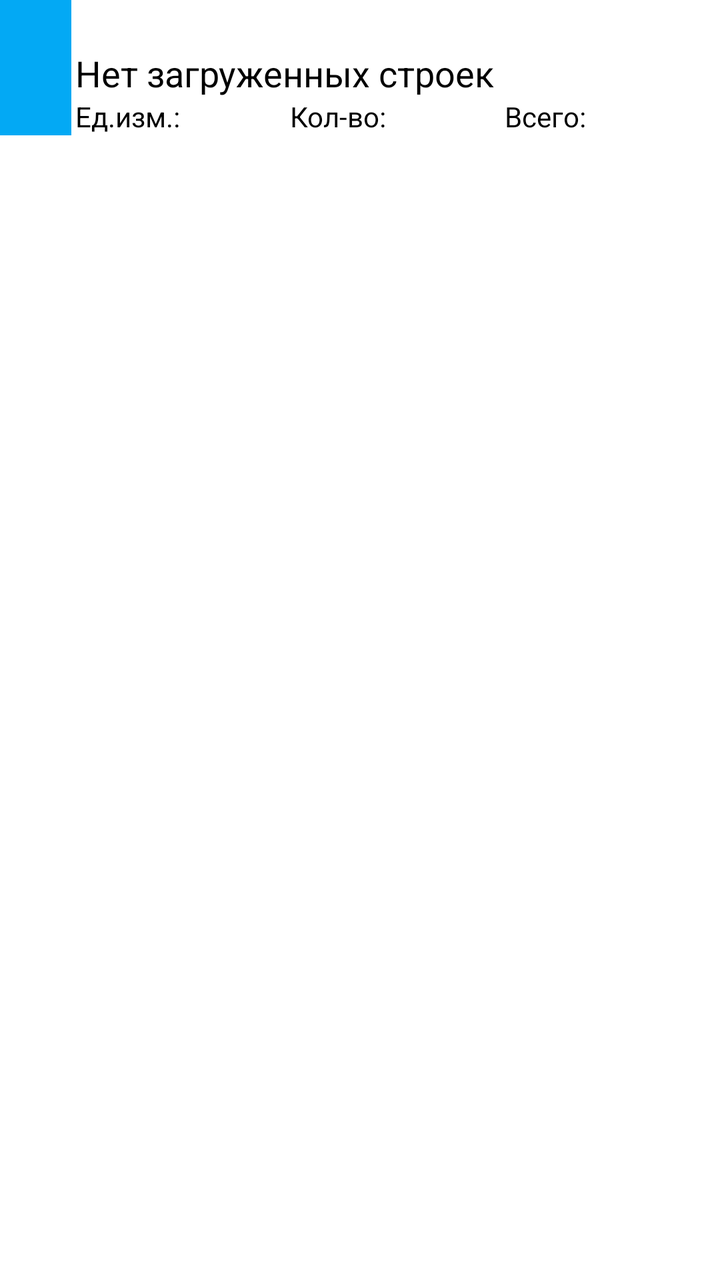
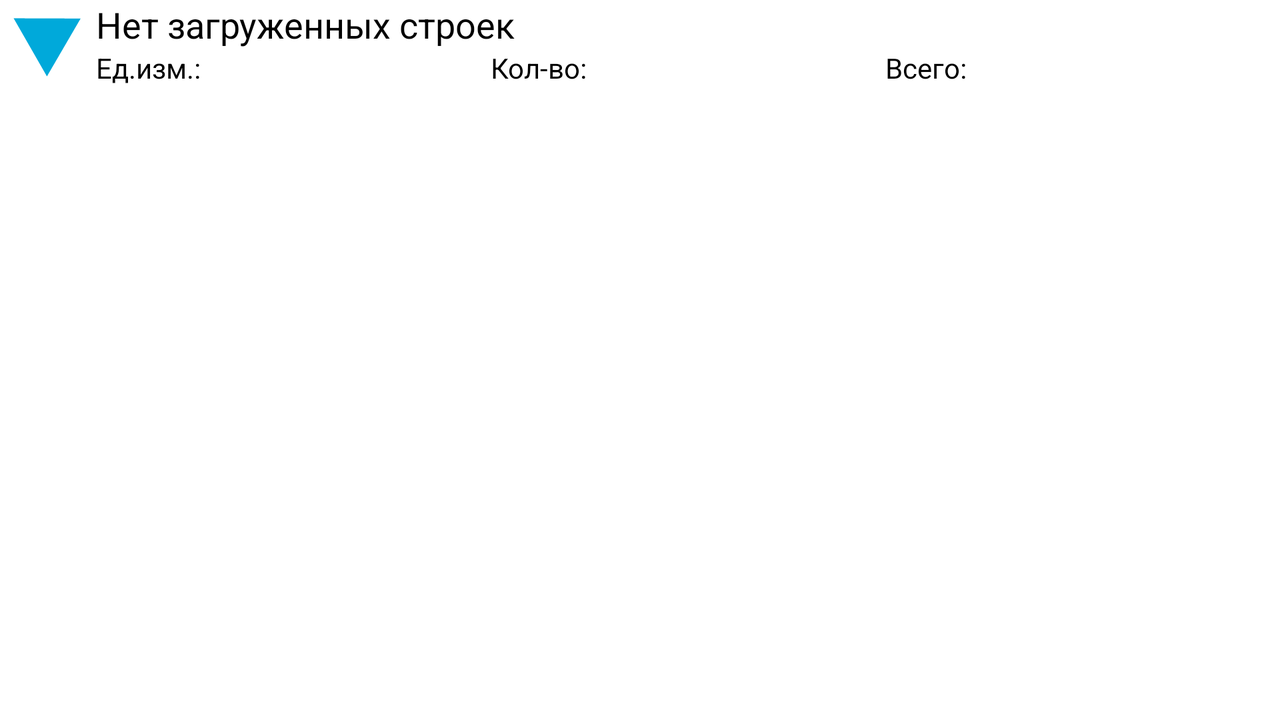

The same Android screen from two of the app's own layout files: first res/layout/ as a phone draws it, then the author's variant for another configuration, drawn on a device whose configuration selects that folder. Both files follow.
<!-- AndroidManifest.xml: application theme AppTheme -->
<!-- res/layout/works_shower_item.xml -->
<?xml version="1.0" encoding="utf-8"?>
<LinearLayout xmlns:android="http://schemas.android.com/apk/res/android"
    android:layout_width="match_parent"
    android:layout_height="match_parent"
    android:orientation="vertical" >
    
    <LinearLayout
        android:id="@+id/worklayout"
        android:layout_width="match_parent"
        android:layout_height="wrap_content"
        android:orientation="horizontal" >

         <LinearLayout
	        android:id="@+id/imgLayout"
	        android:layout_width="wrap_content"
	        android:layout_height="match_parent"
	        android:gravity="center_vertical"
	        android:visibility="gone"
	        android:orientation="vertical" >
	        <ImageView
		       android:id="@+id/imgExpColl"
		       android:layout_width="wrap_content"
		       android:layout_height="wrap_content"
		       android:src="@drawable/expand" />
	    </LinearLayout>	            
        
        <LinearLayout
		    android:id="@+id/NPPLayout"
		    android:layout_width="0dp"
		    android:layout_height="match_parent"
		    android:gravity="center_vertical"
		    android:layout_marginRight="2dp"
		    android:layout_weight="1"
		    android:background="@color/mainActivityColor"		        
		    android:orientation="vertical" >
		        
	         <TextView
		        android:id="@+id/workNPP"
		        android:layout_width="wrap_content"
		        android:layout_height="wrap_content"
		        android:ellipsize="none"
		        android:singleLine="false"
		        android:layout_gravity="center"
		        android:textColor="@android:color/black"
		        android:text=""	            
		        android:textSize="18sp" />
	            
		</LinearLayout> 
         
        <LinearLayout
	        android:id="@+id/dataLayout"
	        android:layout_width="0dp"
	        android:layout_height="match_parent"
	        android:layout_weight="9"
	        android:orientation="vertical" >
	        
            <LinearLayout
		        android:id="@+id/mainInfoLayout"
		        android:layout_width="match_parent"
		        android:layout_height="wrap_content"
		        android:gravity="center_vertical"
		        android:orientation="vertical" >	                           
		        
		        <LinearLayout
			        android:id="@+id/cipherLayout"
			        android:layout_width="match_parent"
			        android:layout_height="match_parent"
			        android:gravity="center_vertical"
			        android:layout_marginRight="2dp"			        
			        android:orientation="vertical" >
			        
		             <TextView
			            android:id="@+id/workCipher"
			            android:layout_width="wrap_content"
			            android:layout_height="wrap_content"
			            android:ellipsize="none"
					    android:singleLine="false"
			            android:layout_gravity="left"
			            android:textColor="@android:color/black"
			            android:text=""	            
			            android:textSize="18sp" />
		            
			    </LinearLayout> 
                
		        <LinearLayout
			        android:id="@+id/nameLayout"
			        android:layout_width="match_parent"
			        android:layout_height="match_parent"
			        android:gravity="center_vertical"			               
			        android:orientation="vertical" >
		        
			        <TextView
			            android:id="@+id/workName"
			            android:layout_width="wrap_content"
			            android:layout_height="wrap_content"
			            android:ellipsize="none"
					    android:singleLine="false"
			            android:layout_gravity="left"
			            android:textColor="@android:color/black"
			            android:text="@string/NoLoadedProj"	            
			            android:textSize="18sp" />
		        </LinearLayout>
		    </LinearLayout>    
	
	        <LinearLayout
	            android:id="@+id/layoutMainDescript"
	            android:layout_width="match_parent"
	            android:layout_height="wrap_content"
	            android:orientation="horizontal" >
	
	            <LinearLayout
		            android:layout_width="0dp"
		            android:layout_weight="1"
		            android:layout_height="wrap_content" 
		            android:orientation="horizontal"
		            android:id="@+id/layoutMeas"
		            >
		            <TextView
		                android:id="@+id/worksMeasured"		               
		                android:textColor="@android:color/black"
		                android:layout_height="wrap_content"
		                android:layout_width="wrap_content" 	                
		                android:text="@string/pos_measured" />
		
		            <TextView
		                android:id="@+id/worksMeasuredValue"
		                android:layout_width="wrap_content"
		                android:textColor="@android:color/black"
		                android:layout_height="wrap_content"
		                android:text="" />
	            </LinearLayout>
	            
	            <LinearLayout
	                android:id="@+id/layoutCount"
		            android:layout_width="0dp"
		            android:layout_weight="1"		            
		            android:layout_height="wrap_content" 
		            android:orientation="horizontal">
		            <TextView
		                android:id="@+id/worksCount"		                
		                android:textColor="@android:color/black"
		                android:layout_height="wrap_content"	
		                android:layout_width="wrap_content"                
		                android:text="@string/pos_сount" />
		
		            <TextView
		                android:id="@+id/worksCountValue"
		                android:layout_width="wrap_content"		                
		                android:textColor="@android:color/black"
		                android:layout_height="wrap_content"
		                android:text="" />	            	            
	            </LinearLayout>
	            
	            <LinearLayout
	                android:id="@+id/layoutTotal"
		            android:layout_width="0dp"
		            android:layout_weight="1"
		            android:layout_height="wrap_content" 
		            android:orientation="horizontal">
	            
		            <TextView
		                android:id="@+id/totalworkstxt"	                
		                android:textColor="@android:color/black"
		                android:layout_height="wrap_content"	
		                android:layout_width="wrap_content"                
		                android:text="@string/worksTotal" />
		
		            <TextView
		                android:id="@+id/workTotalNum"
		                android:layout_width="wrap_content"
		                android:textColor="@android:color/black"
		                android:layout_height="wrap_content"
		                android:text="" />
	            
	            </LinearLayout>
	            
	        </LinearLayout>
	        
        </LinearLayout>
        
    </LinearLayout>   

</LinearLayout>
<!-- resources referenced by this layout -->
<resources>
  <color name="mainActivityColor">#03A9F4</color>
  <!-- drawable expand: png bitmap (drawable-hdpi, 3515 bytes) -->
  <string name="NoLoadedProj">Нет загруженных строек</string>
  <string name="pos_measured">Ед.изм.:</string>
  <string name="worksTotal">Всего:</string>
  <style name="AppTheme" parent="AppBaseTheme">
          
      </style>
  <style name="AppBaseTheme" parent="android:Theme.Light">
          
      </style>
</resources>
<!-- res/layout-land/works_shower_item.xml (the author's variant of the layout above) -->
<!-- drawn on the phone turned sideways -->
<?xml version="1.0" encoding="utf-8"?>
<LinearLayout xmlns:android="http://schemas.android.com/apk/res/android"
    android:layout_width="match_parent"
    android:layout_height="match_parent"
    android:orientation="vertical" >
    
    <LinearLayout
        android:id="@+id/worklayout"
        android:layout_width="match_parent"
        android:layout_height="wrap_content"
        android:orientation="horizontal" >

         <LinearLayout
	        android:id="@+id/imgLayout"
	        android:layout_width="wrap_content"
	        android:layout_height="match_parent"
	        android:gravity="center_vertical"
	        android:orientation="vertical" >
	        <ImageView
		       android:id="@+id/imgExpColl"
		       android:layout_width="wrap_content"
		       android:layout_height="wrap_content"
		       android:src="@drawable/expand" />
	    </LinearLayout>
        <LinearLayout
	        android:id="@+id/dataLayout"
	        android:layout_width="match_parent"
	        android:layout_height="match_parent"
	        android:orientation="vertical" >
	        <TextView
	            android:id="@+id/workName"
	            android:layout_width="wrap_content"
	            android:layout_height="wrap_content"
	            android:ellipsize="none"
			    android:singleLine="false"
	            android:layout_gravity="left"
	            android:textColor="@android:color/black"
	            android:text="@string/NoLoadedProj"	            
	            android:textSize="18sp" />
	
	        <LinearLayout
	            android:id="@+id/layoutMainDescript"
	            android:layout_width="match_parent"
	            android:layout_height="wrap_content"
	            android:orientation="horizontal" >
	
	            <LinearLayout
		            android:layout_width="0dp"
		            android:layout_weight="1"
		            android:layout_height="wrap_content" 
		            android:orientation="horizontal"
		            android:id="@+id/layoutMeas"
		            >
		            <TextView
		                android:id="@+id/worksMeasured"		               
		                android:textColor="@android:color/black"
		                android:layout_height="wrap_content"
		                android:layout_width="wrap_content" 	                
		                android:text="@string/pos_measured" />
		
		            <TextView
		                android:id="@+id/worksMeasuredValue"
		                android:layout_width="wrap_content"
		                android:textColor="@android:color/black"
		                android:layout_height="wrap_content"
		                android:text="" />
	            </LinearLayout>
	            
	            <LinearLayout
	                android:id="@+id/layoutCount"
		            android:layout_width="0dp"
		            android:layout_weight="1"		            
		            android:layout_height="wrap_content" 
		            android:orientation="horizontal">
		            <TextView
		                android:id="@+id/worksCount"		                
		                android:textColor="@android:color/black"
		                android:layout_height="wrap_content"	
		                android:layout_width="wrap_content"                
		                android:text="@string/pos_сount" />
		
		            <TextView
		                android:id="@+id/worksCountValue"
		                android:layout_width="wrap_content"		                
		                android:textColor="@android:color/black"
		                android:layout_height="wrap_content"
		                android:text="" />	            	            
	            </LinearLayout>
	            
	            <LinearLayout
	                android:id="@+id/layoutTotal"
		            android:layout_width="0dp"
		            android:layout_weight="1"
		            android:layout_height="wrap_content" 
		            android:orientation="horizontal">
	            
		            <TextView
		                android:id="@+id/totalworkstxt"	                
		                android:textColor="@android:color/black"
		                android:layout_height="wrap_content"	
		                android:layout_width="wrap_content"                
		                android:text="@string/worksTotal" />
		
		            <TextView
		                android:id="@+id/workTotalNum"
		                android:layout_width="wrap_content"
		                android:textColor="@android:color/black"
		                android:layout_height="wrap_content"
		                android:text="" />
	            
	            </LinearLayout>
	            
	        </LinearLayout>
	        
        </LinearLayout>
        
    </LinearLayout>   

</LinearLayout>
<!-- resources referenced by the variant -->
<!-- as the phone turned sideways resolves them -->
<resources>
  <!-- drawable expand: png bitmap (drawable-hdpi, 3515 bytes) -->
  <string name="NoLoadedProj">Нет загруженных строек</string>
  <string name="pos_measured">Ед.изм.:</string>
  <string name="worksTotal">Всего:</string>
  <style name="AppTheme" parent="AppBaseTheme">
          
      </style>
  <style name="AppBaseTheme" parent="android:Theme.Light">
          
      </style>
</resources>
